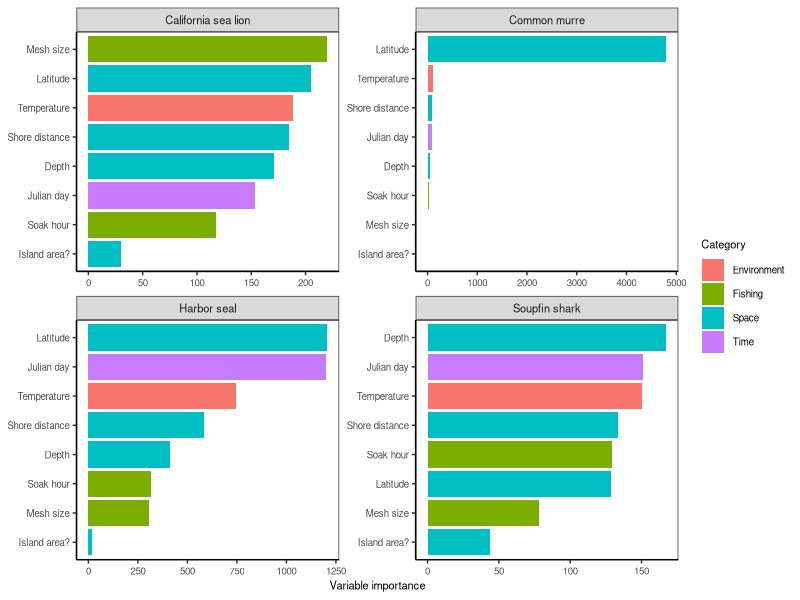

Generate this figure with R: (Note: this script raises an error after producing the figure.)

# Clear workspace
rm(list = ls())

# Setup
################################################################################

# Packages
library(tidyverse)

# Directories
plotdir <- "figures"

# read in data

data <- read_csv("model_result/variable_importance.csv")

# Format data 

data <- data %>%
  mutate(variable = recode_factor(variable, 
                                  "yday"="Julian day",      
                                  "sst_c"="Temperature",             
                                  "lat_dd"="Latitude",
                                  "mesh_size_in"="Mesh size",
                                  "shore_km"="Shore distance",
                                  "depth_fa"="Depth",    
                                  "soak_hr"="Soak hour",
                                  "island_yn_X1" = "Island area?")) %>%
  mutate(category = case_when(variable %in% c("Mesh size", "Soak hour")~"Fishing",
                              variable %in% c("Latitude", "Depth", "Shore distance", "Island area?")~"Space",
                              variable %in% c("Julian day")~"Time",
                              variable%in% c("Temperature")~"Environment"))

# Plot data
################################################################################

# Theme
base_theme <-  theme(axis.text=element_text(size=7),
                     axis.title=element_text(size=8),
                     legend.text=element_text(size=7),
                     legend.title=element_text(size=8),
                     strip.text=element_text(size=8),
                     # Gridlines
                     panel.grid.major = element_blank(), 
                     panel.grid.minor = element_blank(),
                     panel.background = element_blank(), 
                     axis.line = element_line(colour = "black"),
                     # Legend
                     legend.background = element_rect(fill=alpha('blue', 0)))

# Plot
g <- ggplot(data, aes(x=importance, 
                      y=tidytext::reorder_within(variable, importance, species),
                      fill = category)) +
  facet_wrap(~species, ncol=2, scales="free") +
  geom_bar(stat="identity") +
  scale_fill_discrete(name = "Category") +
  # Labels
  labs(x="Variable importance", y="Variables") +
  tidytext::scale_y_reordered() +
  # Theme
  theme_bw() + base_theme +
  theme(axis.title.y=element_blank())
g

# Export
ggsave(g, filename=file.path(plotdir, "Fig5_variable_importance.png"), 
       width=5.5, height=4, units="in", dpi=600)
